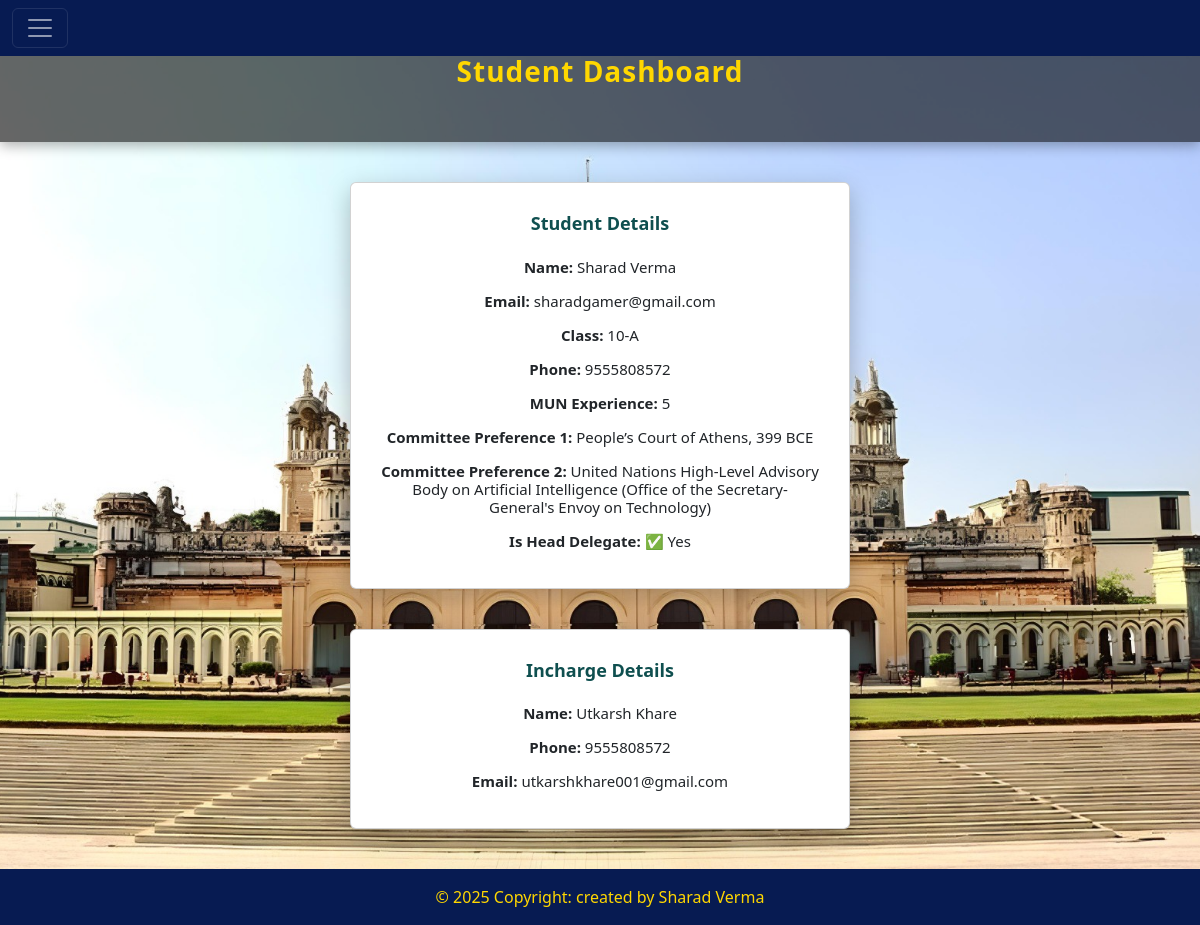
Screenshot of /dashboard/ (signed in) with the database file from the repository.
### school_app/models.py (models this page shows, shortened)
class Student(models.Model):
    COMMITTEE_CHOICES = [
        ("United Nations General Assembly- Social, Humanitarian and Cultural Committee (Third Committee)", "United Nations General Assembly- Social, Humanitarian and Cultural Committee (Third Committee)"), #1
        ("Assembly of the African Union", "Assembly of the African Union"), #2
        ("International Seabed Authority (Legal and Technical Commission)", "International Seabed Authority (Legal and Technical Commission)"), #3
        ("United Nations High-Level Advisory Body on Artificial Intelligence (Office of the Secretary-General's Envoy on Technology)", "United Nations High-Level Advisory Body on Artificial Intelligence (Office of the Secretary-General's Envoy on Technology)"), #4
        ("United Nations Security Council", "United Nations Security Council"), #5
        ("Meeting of Harvard Corporation and the Board of Overseers", "Meeting of Harvard Corporation and the Board of Overseers"), #6
        ("Executive Review Meeting of the Directorate-General of Civil Aviation. (Ministry of Civil Aviation, Government of India)", "Executive Review Meeting of the Directorate-General of Civil Aviation. (Ministry of Civil Aviation, Government of India)"), #7
        ("People’s Court of Athens, 399 BCE", "People’s Court of Athens, 399 BCE"), #8
        ("National Emergency Coordination Council", "National Emergency Coordination Council"), #9
        ("The Sovereignty Expropriation Directorate", "The Sovereignty Expropriation Directorate"), #10
        ("Executive Command of the Nasrid Emirate", "Executive Command of the Nasrid Emirate"), #11
        ("International Press - Journalism", "International Press - Journalism"), #12
        ("International Press - Photography", "International Press - Photography"), #13
        ("Ad-Hoc Committee of the Secretary-General", "Ad-Hoc Committee of the Secretary-General"), #14
    ]
    student_name = models.CharField(max_length=100,null=False)
    student_class = models.CharField(max_length=10,null=False)
    student_phone_number = models.CharField(max_length=10,null=False)
    student_email = models.EmailField(max_length=100,primary_key=True)
    student_password = models.CharField(max_length=45,null=False)
    mun_experience = models.CharField(max_length=10,null=False)
    committee_preference_1 = models.CharField(max_length=500, choices=COMMITTEE_CHOICES)
    committee_preference_2 = models.CharField(max_length=500, choices=COMMITTEE_CHOICES)
    is_head_delegate = models.BooleanField(default=False)
    incharge_name = models.CharField(max_length=100,null=False)
    incharge_phone_number = models.CharField(max_length=10,null=False)
    incharge_email = models.EmailField(max_length=100)

### school_app/student_views.py (the view)
# urls.py: path("dashboard/",student_views.dashboard_student,name="dashboard_student"),
def dashboard_student(request):
    if request.method=="GET":
        email = request.session["student_key"]
        student_obj = Student.objects.get(student_email=email)
        student_dict = {"student":student_obj}
        return render(request,'school_app/student/student_dashboard.html',student_dict)

### school_app/templates/school_app/student/student_dashboard.html (shortened to what this page needs)
<!DOCTYPE html>
{% load static %}
<html lang="en">
<head>
  {% include 'school_app/common/common_css.html' %}
</head>
<body>
<div class="main-div">
  {% include 'school_app/student/student_header.html' %}
  <div class="banner">
    Student Dashboard
  </div>
  <div class="card">
    <h3>Student Details</h3>
    <h6><b>Name:</b> {{ student.student_name }}</h6>
    <h6><b>Email:</b> {{ student.student_email }}</h6>
    <h6><b>Class:</b> {{ student.student_class }}</h6>
    <h6><b>Phone:</b> {{ student.student_phone_number }}</h6>
    <h6><b>MUN Experience:</b> {{ student.mun_experience }}</h6>
    <h6><b>Committee Preference 1:</b> {{ student.committee_preference_1 }}</h6>
    <h6><b>Committee Preference 2:</b> {{ student.committee_preference_2 }}</h6>
    <h6><b>Is Head Delegate:</b>
      {% if student.is_head_delegate %}
        ✅ Yes
      {% else %}
        ❌ No
      {% endif %}
    </h6>
  </div>
  <div class="card">
    <h3>Incharge Details</h3>
    <h6><b>Name:</b> {{ student.incharge_name }}</h6>
    <h6><b>Phone:</b> {{ student.incharge_phone_number }}</h6>
    <h6><b>Email:</b> {{ student.incharge_email }}</h6>
  </div>
</div>
{% include 'school_app/common/footer.html' %}
</body>
</html>

### school_app/templates/school_app/common/common_css.html (shortened to what this page needs)
 {% load static %}
   <link href="https://cdn.jsdelivr.net/npm/bootstrap@5.3.7/dist/css/bootstrap.min.css"
   rel="stylesheet"
>
 <link rel="stylesheet"
  href="https://cdnjs.cloudflare.com/ajax/libs/font-awesome/6.7.2/css/all.min.css"
 />
<link rel="stylesheet" href="{% static 'school_app/css/custom_style.css'%}"

### school_app/templates/school_app/student/student_header.html (shortened to what this page needs)
{% load static %}
<nav class="navbar navbar-dark  fixed-top" style="background-color: #071B52;color:#ffd700;">
        <div class="container-fluid">
          <button   class="navbar-toggler" type="button" data-bs-toggle="offcanvas" data-bs-target="#offcanvasDarkNavbar" aria-controls="offcanvasDarkNavbar">
            <span class="navbar-toggler-icon"></span>
          </button>
    </div>
      </nav>

### school_app/templates/school_app/common/footer.html
<footer class="bg-body-tertiary text-center text-lg-start" >
  <div class="text-center p-3" style="background-color: #071B52;color: #ffd700;" >
    © 2025 Copyright: created by Sharad Verma
  </div>
</footer>

### school_app/static/school_app/css/custom_style.css (style rules this page uses)
html,body { min-height: 100vh; display: flex; flex-direction: column; }
.main-div { flex:1 }

### rows the page displays
Student: student_name "Sharad Verma", student_email "sharadgamer@gmail.com", student_class "10-A", student_phone_number "9555808572", mun_experience "5", committee_preference_1 "People’s Court of Athens, 399 BCE", committee_preference_2 "United Nations High-Level Advisory Body on Artificial Intelligence (Office of the Secretary-General's Envoy on Technology)", incharge_name "Utkarsh Khare", incharge_phone_number "9555808572", incharge_email "utkarshkhare001@gmail.com"
